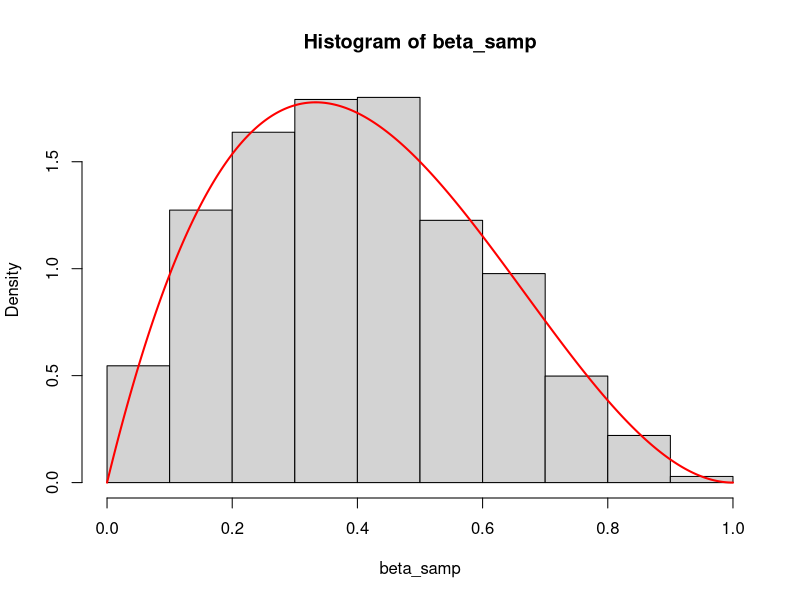
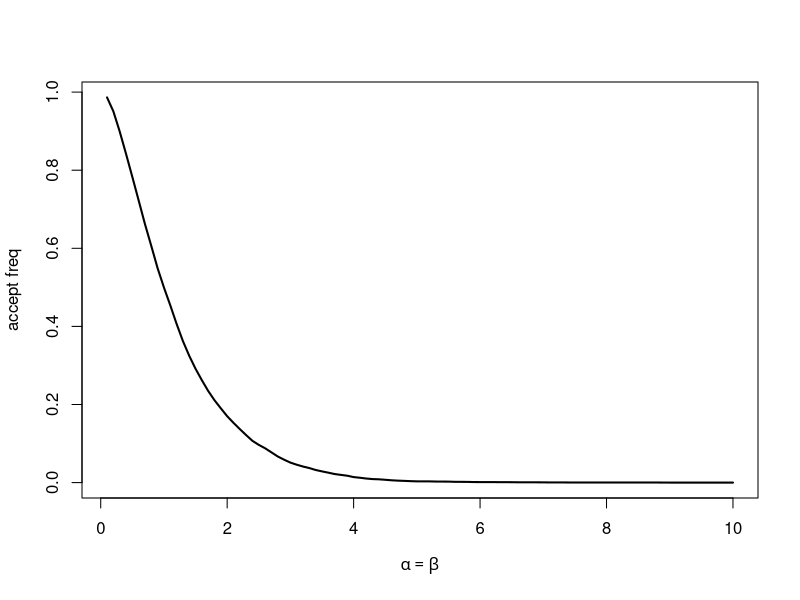
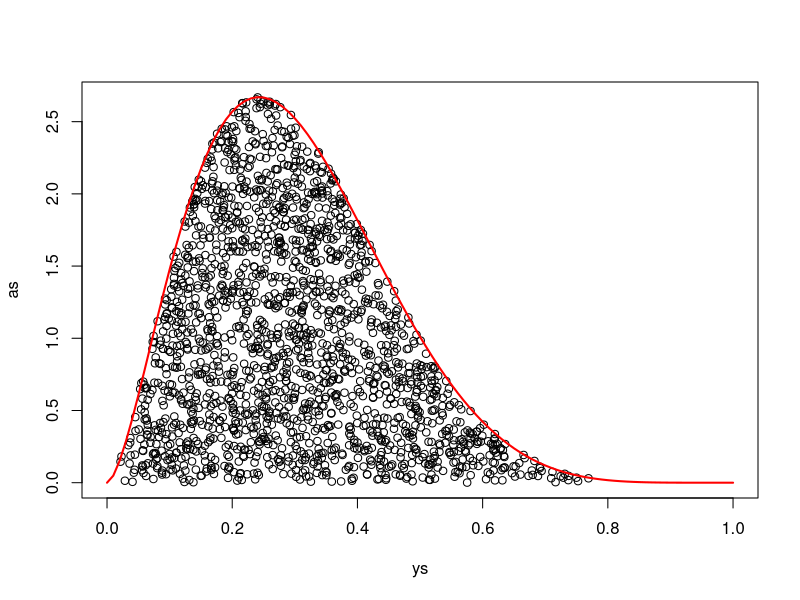
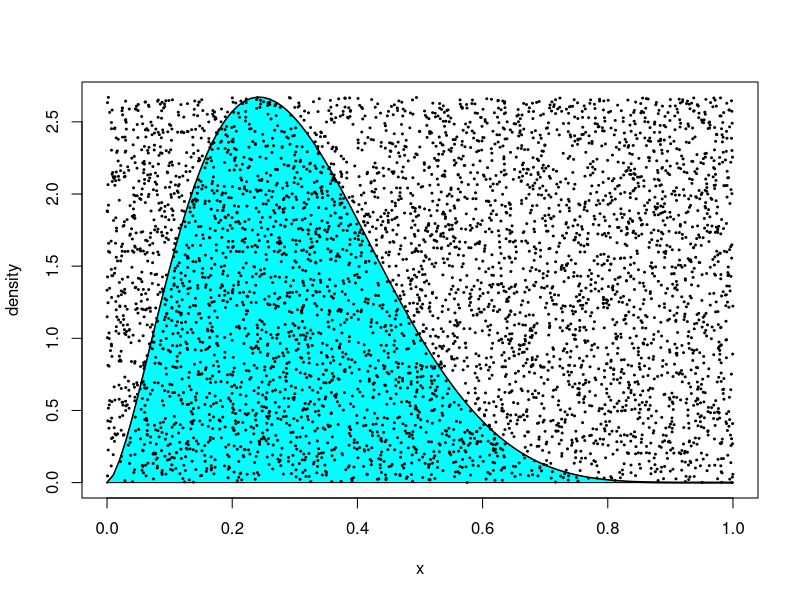

These figures' R source, in order:
############################################
##### chp2: random variable generation #####
############################################

############################################
#### EX 2.11: Beta generation (Johnk's Thm)
set.seed(1)

n <- 10000
U <- runif(n)
V <- runif(n)

## generation
alph <- 2
bet <- 3
beta_samp <- 
ifelse((U^(1/alph) + V^(1/bet)) <= 1,
       (U^(1/alph))/(U^(1/alph) + V^(1/bet)), NA)

x <- seq(0, 1, length.out = 1000)
fx <- dbeta(x, alph, bet)

hist(beta_samp, freq = F)
lines(x, fx, col = 'red', lwd = 2)

## acceptance rate
alpha <- .1*(1:100)
probs <- rep(0,100)
for (i in 1:100){
  probs[i] <- length( U[(U^(1/alpha[i])+V^(1/alpha[i]))<=1] )/n
}

plot(alpha,probs,type="l",xlab=expression(alpha==beta),
     ylab="accept freq",lwd=2)

############################################
#### EX 2.16: Beta simulation (accept-reject)
#### Beta(2.7,6.3) based on uniforms
set.seed(2)
n <- 5000

ys <- runif(n)
maxd <- dbeta(1.7/(1.7+5.3),2.7,6.3)
us <- maxd*runif(n)
val <- seq(0,1.,.01)
valf <- dbeta(val,shape1=2.7,shape2=6.3)

as <- ifelse(us < dbeta(ys,2.7,6.3), us, NA)
plot(ys, as)
lines(val, valf, lwd = 2, col = 'red')


plot(val,valf,type="l",xlab="x",ylab="density",lwd=2)
polygon(c(val,rev(val)),c(valf,0*valf),col="cyan")
points(ys,us,cex=.4,pch=20)

############################################




